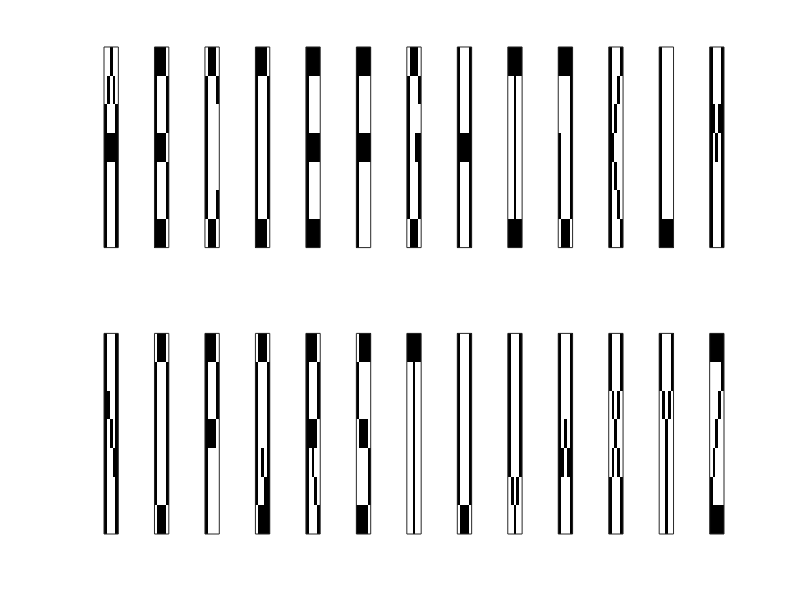
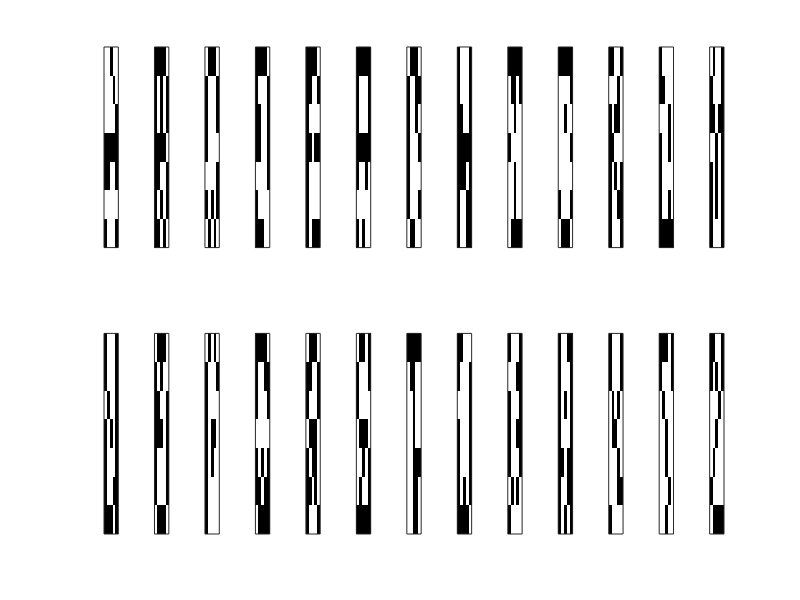

The MATLAB script that drew these images, in order:
function [ ] = plot_letter( )
% Displays two figures with images (undistorted and noisy) used for benchamrking of the HoloGN with HGN 
% 
%
% SYNOPSIS
%   plot_letter( )
%
% DESCRIPTION
%   Displays two figures with images (undistorted and noisy) used for benchamrking of the HoloGN with HGN 
%   complex values
%
%   Input:
%       There are no input parameters      
%
%   Output:
%       There is no output except two plots    
%           
% 
% AUTHOR
%   Denis Kleyko <denis.kleyko@ltu.se>
%
% VERSION
%   2015-04-23


%Provides set of images of letters. Fig. 4 in the original paper;
load Letters 

%Set a counter for subplots in figures
k=1;

figure('Name','Undistorted letters')
% Loop for 26 letters
for i=1:2 
for j=1:13
 
% Creates a subplot in Figure 1 with gray colormap    
subplot(2,13,k)    
colormap(gray);

%Plot a letter
imagesc(Letters{k,1});

%Set no axes to plot
set(gca,'xtick',[])
set(gca,'ytick',[])

%Increments the counter for subplots in figures
k=k+1; 
end
end

%Provides set of noisy images of letters. Fig. 5 in the original paper;
load Letters_noisy 

%Set a counter for subplots in figures
k=1;

figure('Name','Distorted letters, 5 bits')
% Loop for 26 letters
for i=1:2 
for j=1:13
 
% Creates a subplot in Figure 1 with gray colormap    
subplot(2,13,k)    
colormap(gray);

%Plot a letter
imagesc(Letters{k,1});

%Set no axes to plot
set(gca,'xtick',[])
set(gca,'ytick',[])

%Increments the counter for subplots in figures
k=k+1; 
end
end


end